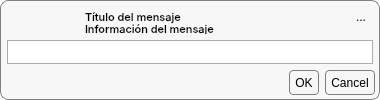
<?xml version="1.0" encoding="UTF-8"?>
<ui version="4.0">
 <class>Dialog</class>
 <widget class="QDialog" name="Dialog">
  <property name="geometry">
   <rect>
    <x>0</x>
    <y>0</y>
    <width>380</width>
    <height>100</height>
   </rect>
  </property>
  <property name="minimumSize">
   <size>
    <width>380</width>
    <height>100</height>
   </size>
  </property>
  <property name="maximumSize">
   <size>
    <width>380</width>
    <height>250</height>
   </size>
  </property>
  <property name="windowTitle">
   <string>Dialog</string>
  </property>
  <property name="styleSheet">
   <string notr="true">*{
	border: none;
	padding: 0px;
	margin: 0px;
	font: 57 8pt &quot;Inter Medium&quot;;
	background-color: rgba(255, 255, 255, 0);
	color: black;
}

#dialog_cerrar{
	background-color:none;
	border: none;
	border-radius: 4px;
}
#dialog_cerrar:hover{
	background-color: rgb(167, 167, 167);
}
#dialog_cerrar:pressed{
	background-color: rgb(130, 130, 130);
}

 QPushButton{
	background-color: rgba(255, 255, 255, 0);
	font: 57 8pt &quot;Inter Medium&quot;;
	padding: 5px;
	border: 1px solid gray;
	border-radius: 4px;
}

QPushButton:hover{
	border: 1px solid #0078D7;
    border-radius: 4px;
}

QPushButton:pressed{
	background-color: rgb(171, 171, 171);
	color: rgb(255, 255, 255);
}

#plain_text_report{
	border: 1px solid rgb(173, 173, 173);
	
	background-color: rgb(255, 255, 255);
}
</string>
  </property>
  <layout class="QHBoxLayout" name="horizontalLayout">
   <property name="spacing">
    <number>0</number>
   </property>
   <property name="leftMargin">
    <number>0</number>
   </property>
   <property name="topMargin">
    <number>0</number>
   </property>
   <property name="rightMargin">
    <number>0</number>
   </property>
   <property name="bottomMargin">
    <number>0</number>
   </property>
   <item>
    <widget class="QFrame" name="frame">
     <property name="styleSheet">
      <string notr="true">#frame{
	
	background-color: rgb(247, 247, 247);
	border: 1px solid gray;
	border-radius: 8px;
}</string>
     </property>
     <layout class="QVBoxLayout" name="verticalLayout">
      <property name="spacing">
       <number>0</number>
      </property>
      <property name="leftMargin">
       <number>2</number>
      </property>
      <property name="topMargin">
       <number>2</number>
      </property>
      <property name="rightMargin">
       <number>2</number>
      </property>
      <property name="bottomMargin">
       <number>2</number>
      </property>
      <item>
       <widget class="QFrame" name="frame_2">
        <property name="minimumSize">
         <size>
          <width>0</width>
          <height>0</height>
         </size>
        </property>
        <property name="maximumSize">
         <size>
          <width>16777215</width>
          <height>120</height>
         </size>
        </property>
        <property name="styleSheet">
         <string notr="true"/>
        </property>
        <property name="frameShape">
         <enum>QFrame::StyledPanel</enum>
        </property>
        <property name="frameShadow">
         <enum>QFrame::Raised</enum>
        </property>
        <layout class="QHBoxLayout" name="horizontalLayout_2">
         <property name="spacing">
          <number>0</number>
         </property>
         <property name="leftMargin">
          <number>0</number>
         </property>
         <property name="topMargin">
          <number>0</number>
         </property>
         <property name="rightMargin">
          <number>0</number>
         </property>
         <property name="bottomMargin">
          <number>0</number>
         </property>
         <item>
          <widget class="QFrame" name="frame_4">
           <property name="maximumSize">
            <size>
             <width>80</width>
             <height>16777215</height>
            </size>
           </property>
           <property name="layoutDirection">
            <enum>Qt::LeftToRight</enum>
           </property>
           <property name="styleSheet">
            <string notr="true"/>
           </property>
           <property name="frameShape">
            <enum>QFrame::StyledPanel</enum>
           </property>
           <property name="frameShadow">
            <enum>QFrame::Raised</enum>
           </property>
           <layout class="QVBoxLayout" name="verticalLayout_3">
            <property name="spacing">
             <number>0</number>
            </property>
            <property name="leftMargin">
             <number>4</number>
            </property>
            <property name="topMargin">
             <number>4</number>
            </property>
            <property name="rightMargin">
             <number>4</number>
            </property>
            <property name="bottomMargin">
             <number>4</number>
            </property>
            <item>
             <widget class="QLabel" name="icon_dialog">
              <property name="text">
               <string/>
              </property>
              <property name="pixmap">
               <pixmap>../resourses/img/dialog_information_icon.png</pixmap>
              </property>
              <property name="scaledContents">
               <bool>false</bool>
              </property>
              <property name="alignment">
               <set>Qt::AlignCenter</set>
              </property>
             </widget>
            </item>
           </layout>
          </widget>
         </item>
         <item>
          <widget class="QFrame" name="frame_5">
           <property name="styleSheet">
            <string notr="true"/>
           </property>
           <property name="frameShape">
            <enum>QFrame::StyledPanel</enum>
           </property>
           <property name="frameShadow">
            <enum>QFrame::Raised</enum>
           </property>
           <layout class="QVBoxLayout" name="verticalLayout_2">
            <property name="leftMargin">
             <number>2</number>
            </property>
            <property name="topMargin">
             <number>2</number>
            </property>
            <property name="rightMargin">
             <number>2</number>
            </property>
            <property name="bottomMargin">
             <number>2</number>
            </property>
            <item>
             <widget class="QFrame" name="frame_6">
              <property name="minimumSize">
               <size>
                <width>0</width>
                <height>25</height>
               </size>
              </property>
              <property name="maximumSize">
               <size>
                <width>16777215</width>
                <height>25</height>
               </size>
              </property>
              <property name="frameShape">
               <enum>QFrame::StyledPanel</enum>
              </property>
              <property name="frameShadow">
               <enum>QFrame::Raised</enum>
              </property>
              <layout class="QHBoxLayout" name="horizontalLayout_4">
               <property name="leftMargin">
                <number>0</number>
               </property>
               <property name="topMargin">
                <number>0</number>
               </property>
               <property name="rightMargin">
                <number>4</number>
               </property>
               <property name="bottomMargin">
                <number>0</number>
               </property>
               <item>
                <widget class="QLabel" name="mess_title">
                 <property name="minimumSize">
                  <size>
                   <width>0</width>
                   <height>20</height>
                  </size>
                 </property>
                 <property name="maximumSize">
                  <size>
                   <width>16777215</width>
                   <height>20</height>
                  </size>
                 </property>
                 <property name="font">
                  <font>
                   <family>Inter Medium</family>
                   <pointsize>8</pointsize>
                   <weight>7</weight>
                   <italic>false</italic>
                   <bold>false</bold>
                  </font>
                 </property>
                 <property name="text">
                  <string>Título del mensaje</string>
                 </property>
                </widget>
               </item>
               <item>
                <widget class="QToolButton" name="dialog_cerrar">
                 <property name="minimumSize">
                  <size>
                   <width>20</width>
                   <height>20</height>
                  </size>
                 </property>
                 <property name="maximumSize">
                  <size>
                   <width>20</width>
                   <height>20</height>
                  </size>
                 </property>
                 <property name="styleSheet">
                  <string notr="true"/>
                 </property>
                 <property name="text">
                  <string>...</string>
                 </property>
                 <property name="icon">
                  <iconset>
                   <normaloff>../img/cerrar.png</normaloff>../img/cerrar.png</iconset>
                 </property>
                 <property name="iconSize">
                  <size>
                   <width>10</width>
                   <height>10</height>
                  </size>
                 </property>
                </widget>
               </item>
              </layout>
             </widget>
            </item>
            <item>
             <widget class="QLabel" name="mess_info">
              <property name="font">
               <font>
                <family>Inter Medium</family>
                <pointsize>8</pointsize>
                <weight>7</weight>
                <italic>false</italic>
                <bold>false</bold>
               </font>
              </property>
              <property name="text">
               <string>Información del mensaje</string>
              </property>
              <property name="wordWrap">
               <bool>true</bool>
              </property>
             </widget>
            </item>
           </layout>
          </widget>
         </item>
        </layout>
       </widget>
      </item>
      <item>
       <widget class="QFrame" name="message_box_custom">
        <property name="styleSheet">
         <string notr="true"/>
        </property>
        <property name="frameShape">
         <enum>QFrame::StyledPanel</enum>
        </property>
        <property name="frameShadow">
         <enum>QFrame::Raised</enum>
        </property>
        <layout class="QVBoxLayout" name="custom_frame_layout">
         <property name="spacing">
          <number>0</number>
         </property>
         <property name="leftMargin">
          <number>4</number>
         </property>
         <property name="topMargin">
          <number>4</number>
         </property>
         <property name="rightMargin">
          <number>4</number>
         </property>
         <property name="bottomMargin">
          <number>4</number>
         </property>
         <item>
          <widget class="QPlainTextEdit" name="plain_text_report">
           <property name="verticalScrollBarPolicy">
            <enum>Qt::ScrollBarAlwaysOff</enum>
           </property>
           <property name="horizontalScrollBarPolicy">
            <enum>Qt::ScrollBarAlwaysOff</enum>
           </property>
          </widget>
         </item>
        </layout>
       </widget>
      </item>
      <item>
       <widget class="QFrame" name="frame_3">
        <property name="styleSheet">
         <string notr="true"/>
        </property>
        <property name="frameShape">
         <enum>QFrame::StyledPanel</enum>
        </property>
        <property name="frameShadow">
         <enum>QFrame::Raised</enum>
        </property>
        <layout class="QHBoxLayout" name="horizontalLayout_3">
         <property name="spacing">
          <number>2</number>
         </property>
         <property name="leftMargin">
          <number>2</number>
         </property>
         <property name="topMargin">
          <number>2</number>
         </property>
         <property name="rightMargin">
          <number>2</number>
         </property>
         <property name="bottomMargin">
          <number>2</number>
         </property>
         <item>
          <spacer name="horizontalSpacer">
           <property name="orientation">
            <enum>Qt::Horizontal</enum>
           </property>
           <property name="sizeHint" stdset="0">
            <size>
             <width>211</width>
             <height>20</height>
            </size>
           </property>
          </spacer>
         </item>
         <item>
          <widget class="QDialogButtonBox" name="mess_button_box">
           <property name="minimumSize">
            <size>
             <width>0</width>
             <height>25</height>
            </size>
           </property>
           <property name="maximumSize">
            <size>
             <width>16777215</width>
             <height>25</height>
            </size>
           </property>
           <property name="font">
            <font>
             <family>Inter Medium</family>
             <pointsize>8</pointsize>
             <weight>7</weight>
             <italic>false</italic>
             <bold>false</bold>
            </font>
           </property>
           <property name="styleSheet">
            <string notr="true"/>
           </property>
           <property name="standardButtons">
            <set>QDialogButtonBox::Cancel|QDialogButtonBox::Ok</set>
           </property>
          </widget>
         </item>
        </layout>
       </widget>
      </item>
     </layout>
    </widget>
   </item>
  </layout>
 </widget>
 <resources/>
 <connections/>
</ui>
